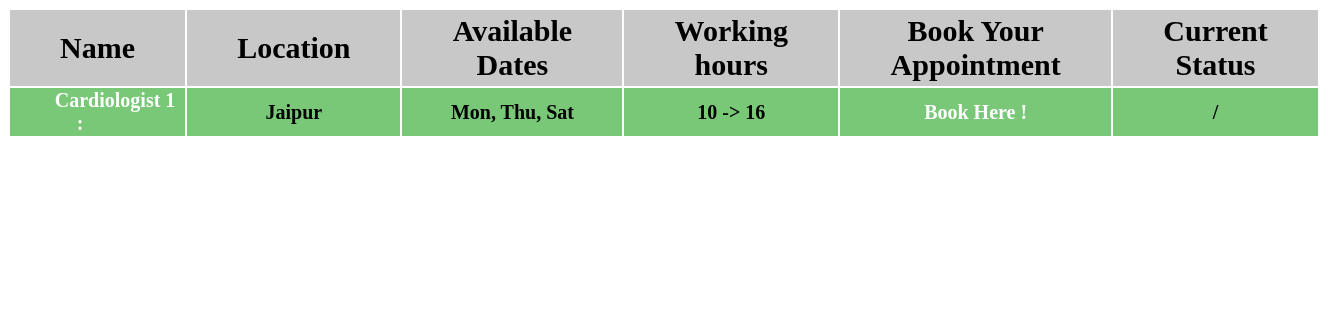
Page /appointment/Cardiologist/ on the committed database.
### appointment/models.py (models this page shows, shortened)
class Cardiologist(models.Model):
    name = models.CharField(max_length = 25)
    location = models.CharField(max_length = 50)
    available_dates = models.CharField(max_length = 200)
    works_from = models.IntegerField()
    works_upto = models.IntegerField()
    init_date = models.IntegerField(default = 1)

### appointment/views.py (the view)
# urls.py: path('Cardiologist/',      views.index_card, name='index_card'),
def index_card(request):
    doc = Doctor.objects.order_by('id')
    card = Cardiologist.objects.order_by('init_date')
    return render(request, 'appointment/index_card.html', {'doc': doc, 'card': card})

### appointment/templates/appointment/index_card.html (shortened to what this page needs)
{% if card %}
	<table>
		<tr>
			<th class='t1'>Name</th>
			<th class='t1'>Location</th>
			<th class='t1'>Available Dates</th>
			<th class='t1'>Working hours</th>
			<th class='t1'>Book Your Appointment</th>
			<th class='t1'> Current Status </th>
		</tr>
		{% for doctor in card %}
			<tr class='t2'>
				<th> <a href = "/appointment/booking/" class='t3'>   {{ doctor.name }} : </a> </th>
				<th> {{ doctor.location }}</th>
				<th> {{ doctor.available_dates }}</th>
				<th> {{ doctor.works_from }} -> {{ doctor.works_upto }}  </th>
				<th> <a href="/appointment/booking/" class='t4'> Book Here !</th> </a>
				<th> {{ doctor.curr_status }}/{{ doctor.max_booking }} </th>
			</tr>
		{% endfor %}
	</table>
{% else %}
	<h1 style="color:red;"> Sorry :(   ,  No Cardiologist available. </h1>
{% endif %}

### appointment/templates/appointment/index_card.html (style rules this page uses)
.t1 { font-size: 30px; padding: 4px 50px; margin: 1px; background-color: rgb(200,200,200); }
.t2 { font-size: 20px; padding: 4px 70px; margin: 1px; background-color: rgb(120,200,120); }
.t3 { color: white; text-decoration: None; padding: 4px 35px; }
.t4 { color: white; text-decoration: None; padding: 4px 70px; margin: 2px; }

### rows in the picture
Cardiologist: name "Cardiologist 1", location "Jaipur", available_dates "Mon, Thu, Sat", works_from "10", works_upto "16"
